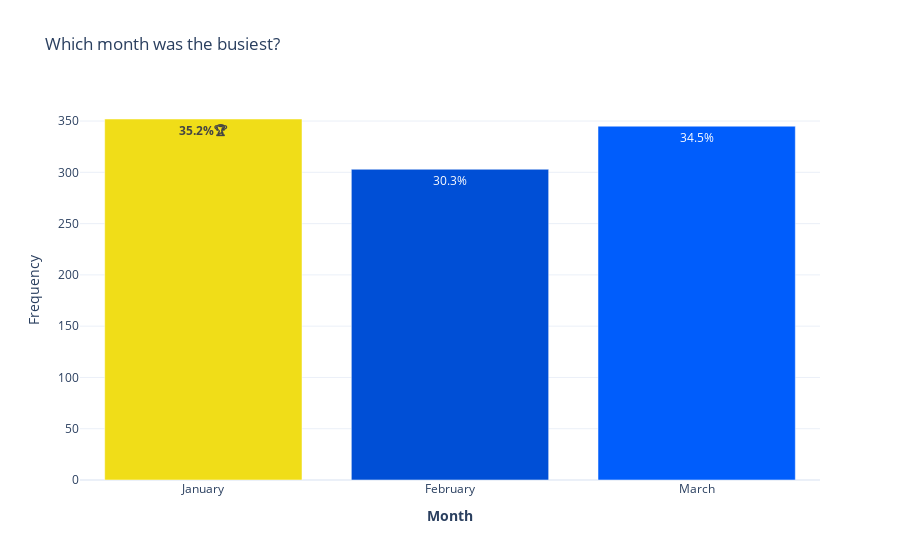

Notebook cell for this chart:
### Code cell
# Preparing the Dataframe

month_frequency = datetime_time_frame.groupby(by = ['month']).size()

# Percentage 

month_p = percentage(month_frequency)

#Creating figure

fig = go.Figure()

# Add traces

fig.add_trace(go.Bar(
    x = month_frequency.index,
    y = month_frequency.values,
    text = [f'<b>{month_p[0]}🏆</b>', month_p[1], month_p[2]],
    marker_color = [blue_shades_y[6], blue_shades[0], blue_shades[1]]
))

fig.update_traces(
    textposition = 'inside'
)

fig.update_layout(
    title = 'Which month was the busiest?',
    xaxis_title = '<b>Month</b>',
    yaxis_title = 'Frequency'
)


fig.show()

### Figure 1 — Plotly figure (JSON) as saved in the notebook; plotly's stock layout.template omitted (floating-point values rounded to 4 significant figures)
{"data": [{"marker": {"color": ["#F0DD18", "#004FD6", "#005DFC"]}, "text": ["<b>35.2%🏆</b>", "30.3%", "34.5%"], "textposition": "inside", "type": "bar", "x": ["January", "February", "March"], "y": [352, 303, 345]}], "layout": {"title": {"text": "Which month was the busiest?"}, "xaxis": {"title": {"text": "<b>Month</b>"}}, "yaxis": {"title": {"text": "Frequency"}}}}
